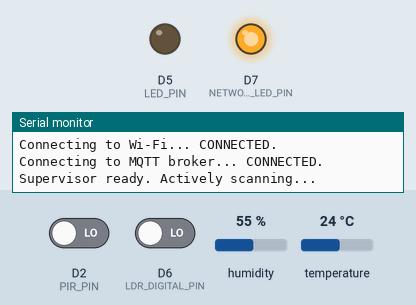
Bench run of a sketch on a simulated Arduino Nano 33 IoT. Parts: output pins drawn as LEDs (lit = HIGH), the last lines printed to the serial monitor. Dashed ring = blinking. Inputs (shaded band) come from the test bench; at power-on: D2 (PIR_PIN) LOW, D6 (LDR_DIGITAL_PIN) LOW, humidity 55 %, temperature 24 °C. WiFi joins after 1.5 s; servers stay silent unless stated; no MQTT or app messages arrive unless stated.

Above: at 2.7 s.
2.8 s: D2 (PIR_PIN) driven HIGH
At 3.11 s:
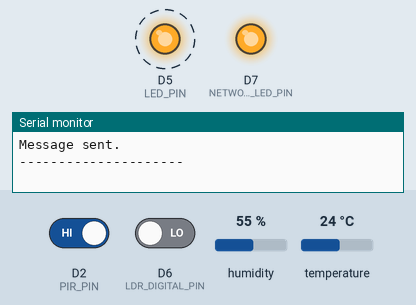
5.8 s: D2 (PIR_PIN) driven LOW
At 5.8 s:
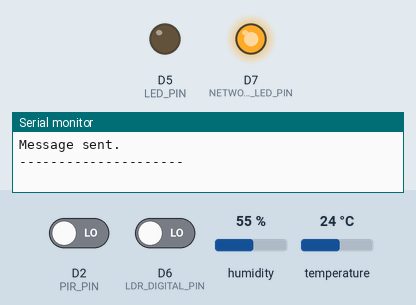
Timing chart, 0 to 8.8 s (numbered marks = the images above; inputs shaded):
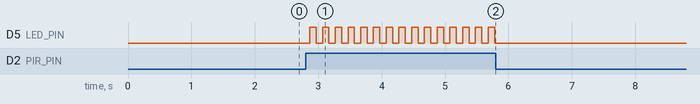

The sketch:

sketch_oct21a.ino
```cpp
/*
 * WILDLIFE MONITOR - SUPERVISOR CODE (FINAL VERSION)
 * ---------------------------------------------------------
 * Hardware: Arduino Nano 33 IoT
 * Role: Stays on 24/7. Sends MQTT on trigger.
 * Indicators:
 * - D5 LED: Blinks fast when PIR is HIGH.
 * - D7 LED: Shows Wi-Fi/MQTT status.
 */

#include <WiFiNINA.h>
#include <ArduinoMqttClient.h>
#include <DHT.h>

// --- PIN DEFINITIONS ---
#define PIR_PIN       2   // PIR sensor pin
#define DHT_PIN       3   // DHT22 sensor pin
#define LED_PIN       5   // PIR status LED
#define VOLTAGE_PIN   A0
#define LDR_DIGITAL_PIN 6
#define NETWORK_LED_PIN 7   // <-- NEW: External Network Status LED

// --- WI-FI & MQTT CONFIGURATION ---
char ssid[] = "Param";
char pass[] = "aus@2112";
const char broker[] = "192.168.137.227";
int port = 1883;

// --- MQTT TOPICS ---
const char TRIGGER_TOPIC[] = "WILDLIFE/TRIGGER";

// --- GLOBAL OBJECTS ---
WiFiClient wifiClient;
MqttClient mqttClient(wifiClient);
DHT dht(DHT_PIN, DHT22);

bool motionInProgress = false; // Prevents re-triggering spam

// --- NEW: Status LED timing ---
unsigned long lastMqttBlink = 0;
const long mqttBlinkInterval = 750; // Slow blink

void setup() {
  Serial.begin(9600);

  pinMode(PIR_PIN, INPUT);
  pinMode(LDR_DIGITAL_PIN, INPUT);
  pinMode(LED_PIN, OUTPUT);         // PIR LED
  pinMode(NETWORK_LED_PIN, OUTPUT); // <-- CHANGED: External Status LED

  dht.begin();

  Serial.println("Supervisor (Final Code) initializing...");

  connectAndCheck(); // Initial connection attempt

  Serial.println("Supervisor ready. Actively scanning...");
}

void loop() {
  // 1. Always check connections
  connectAndCheck();

  // This is essential to keep the MQTT connection alive
  mqttClient.poll();

  // 2. Check for motion
  if (digitalRead(PIR_PIN) == HIGH) {
    if (!motionInProgress) {
      // This is the FIRST moment motion is detected
      motionInProgress = true; // Set lock to prevent spam

      Serial.println("---------------------");
      Serial.println("Motion detected! Sending trigger.");

      handleMotionTrigger(); // Send the MQTT message
    }
    // This part runs as long as motion is high
    digitalWrite(LED_PIN, !digitalRead(LED_PIN)); // Fast blink

  } else {
    // This runs when motion is LOW
    motionInProgress = false; // Reset the lock
    digitalWrite(LED_PIN, LOW); // Turn LED OFF
  }

  // The 100ms delay creates the PIR LED blink speed
  delay(100);
}

/**
 * Checks Wi-Fi and MQTT status and updates the external network LED.
 */
void connectAndCheck() {
  if (WiFi.status() != WL_CONNECTED) {
    digitalWrite(NETWORK_LED_PIN, LOW); // <-- CHANGED
    connectWiFi(); // This function blinks the LED fast
  }

  if (WiFi.status() == WL_CONNECTED && !mqttClient.connected()) {
    connectMQTT();
  }

  // Update LED status based on connections
  if (WiFi.status() == WL_CONNECTED) {
    if (mqttClient.connected()) {
      digitalWrite(NETWORK_LED_PIN, HIGH); // <-- CHANGED: Solid ON = All Good
    } else {
      // Connected to Wi-Fi, but not MQTT (Slow Blink)
      if (millis() - lastMqttBlink > mqttBlinkInterval) {
        lastMqttBlink = millis();
        digitalWrite(NETWORK_LED_PIN, !digitalRead(NETWORK_LED_PIN)); // <-- CHANGED
      }
    }
  } else {
    digitalWrite(NETWORK_LED_PIN, LOW); // <-- CHANGED: Solid OFF = No Wi-Fi
  }
}

/**
 * Reads sensors and sends the MQTT message.
 */
void handleMotionTrigger() {
  // Read sensors
  float temp = dht.readTemperature();
  float humidity = dht.readHumidity();
  int voltageRaw = analogRead(VOLTAGE_PIN);
  int lightState = digitalRead(LDR_DIGITAL_PIN);

  if (isnan(temp) || isnan(humidity)) {
    Serial.println("Failed to read from DHT sensor!");
    temp = 0.0;
    humidity = 0.0;
  }

  String payload = "{\"temp\":" + String(temp, 1) + ",\"humidity\":" + String(humidity, 1) + ",\"battery\":" + String(voltageRaw) + ",\"light_state\":" + String(lightState) + "}";

  Serial.println("Sending message:");
  Serial.println(payload);

  mqttClient.beginMessage(TRIGGER_TOPIC, payload.length(), false, 1, false);
  mqttClient.print(payload);
  mqttClient.endMessage();
  Serial.println("Message sent.");
  Serial.println("---------------------");
}

// --- Utility Functions ---

bool connectWiFi() {
  Serial.print("Connecting to Wi-Fi...");
  WiFi.begin(ssid, pass);
  int retries = 0;
  while (WiFi.status() != WL_CONNECTED && retries < 20) {
    // Blink external LED fast while connecting
    digitalWrite(NETWORK_LED_PIN, !digitalRead(NETWORK_LED_PIN)); // <-- CHANGED
    delay(100); // This delay controls the fast blink
    Serial.print(".");
    retries++;
  }
  if (WiFi.status() != WL_CONNECTED) {
    Serial.println(" FAILED.");
    digitalWrite(NETWORK_LED_PIN, LOW); // <-- CHANGED: Turn off on fail
    return false;
  }
  Serial.println(" CONNECTED.");
  digitalWrite(NETWORK_LED_PIN, HIGH); // <-- CHANGED: Solid on for now
  return true;
}

void connectMQTT() {
  Serial.print("Connecting to MQTT broker...");
  mqttClient.setId("arduino_supervisor_final");

  if (!mqttClient.connect(broker, port)) {
    Serial.print(" FAILED! Error: ");
    Serial.println(mqttClient.connectError());
  } else {
    Serial.println(" CONNECTED.");
  }
}
```

Measured:
- after the input at 2.8 s, D5 (LED_PIN): alternates HIGH for 0.10 s and LOW for 0.10 s, starting after 0.07 s
- after the input at 5.8 s, D5 (LED_PIN): stops changing and stays LOW
